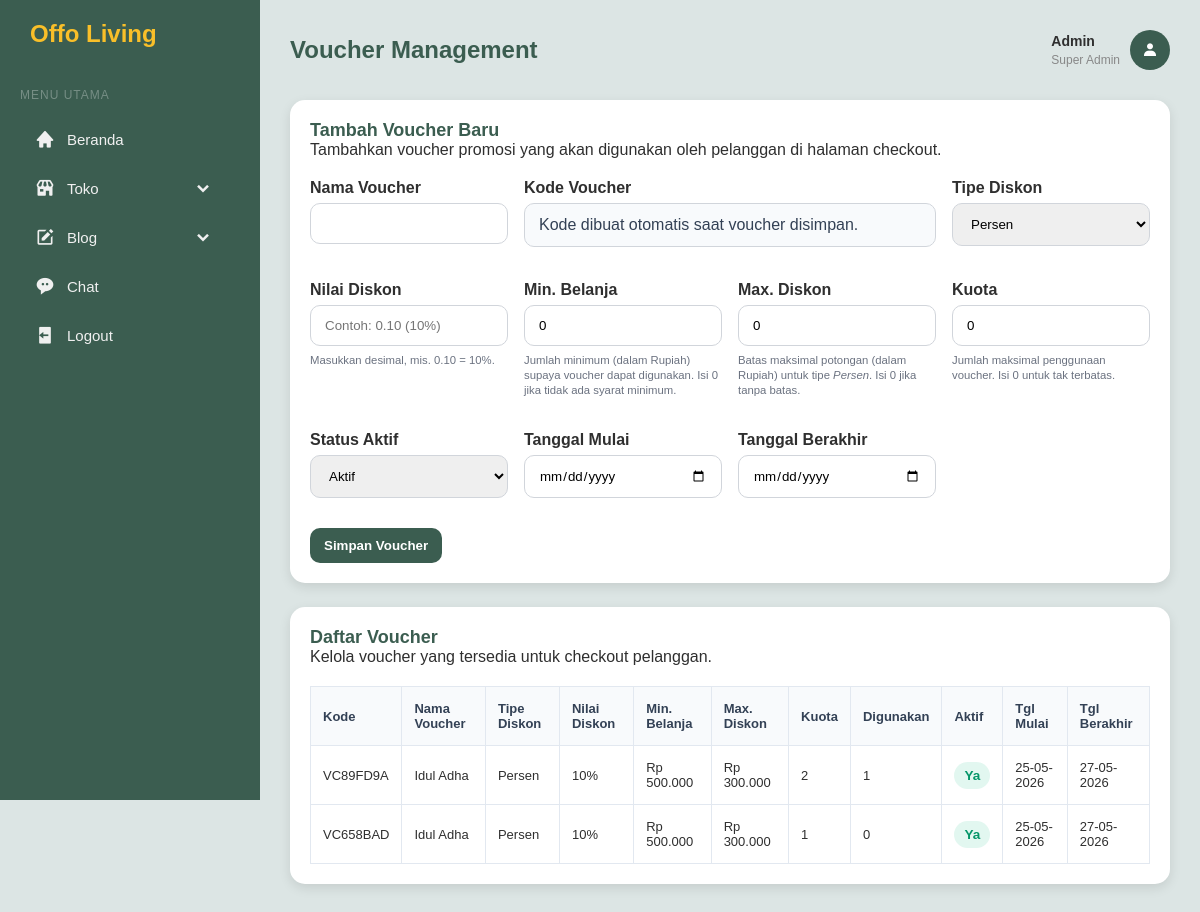
/admin-page/voucher.php (signed in), run on the app's committed database.
### tables this page shows
CREATE TABLE `vouchers` (
  `id` int(11) NOT NULL,
  `code` varchar(100) NOT NULL,
  `name` varchar(255) NOT NULL,
  `type` varchar(20) NOT NULL DEFAULT 'percent',
  `discount_value` decimal(10,2) NOT NULL DEFAULT 0.00,
  `min_spend` int(11) NOT NULL DEFAULT 0,
  `max_discount` int(11) NOT NULL DEFAULT 0,
  `quota` int(11) NOT NULL DEFAULT 0,
  `active` tinyint(1) NOT NULL DEFAULT 1,
  `valid_from` date DEFAULT NULL,
  `valid_until` date DEFAULT NULL,
  `created_at` timestamp NOT NULL DEFAULT current_timestamp(),
  `updated_at` timestamp NOT NULL DEFAULT current_timestamp() ON UPDATE current_timestamp()
);

### admin-page/voucher.php (the view, shortened to what this page needs)
<?php
require_once __DIR__ . '/../database/config.php';
$admin = $_SESSION['admin_name'];
$createVoucherTableSql = "CREATE TABLE IF NOT EXISTS vouchers (
    id INT AUTO_INCREMENT PRIMARY KEY,
    code VARCHAR(100) NOT NULL UNIQUE,
    name VARCHAR(255) NOT NULL,
    type VARCHAR(20) NOT NULL DEFAULT 'percent',
    discount_value DECIMAL(10,2) NOT NULL DEFAULT 0,
    min_spend INT NOT NULL DEFAULT 0,
    max_discount INT NOT NULL DEFAULT 0,
    quota INT NOT NULL DEFAULT 0,
    active TINYINT(1) NOT NULL DEFAULT 1,
    valid_from DATE DEFAULT NULL,
    valid_until DATE DEFAULT NULL,
    created_at TIMESTAMP DEFAULT CURRENT_TIMESTAMP,
    updated_at TIMESTAMP DEFAULT CURRENT_TIMESTAMP ON UPDATE CURRENT_TIMESTAMP
) ENGINE=InnoDB DEFAULT CHARSET=utf8mb4";
$conn->query($createVoucherTableSql);
$vouchers = [];
$orderTableExists = false;
$orderTableCheck = $conn->query("SHOW TABLES LIKE 'orders'");
if ($orderTableCheck && $orderTableCheck->num_rows > 0) {
    $orderTableExists = true;
}
if ($orderTableExists) {
    $voucherQuery = "SELECT v.*, COUNT(o.order_id) AS used_count
        FROM vouchers v
        LEFT JOIN orders o ON o.voucher = v.code
        GROUP BY v.id
        ORDER BY v.id DESC";
} else {
    $voucherQuery = "SELECT v.*, 0 AS used_count
        FROM vouchers v
        ORDER BY v.id DESC";
}
$result = $conn->query($voucherQuery);
if ($result) {
    while ($row = $result->fetch_assoc()) {
        $vouchers[] = $row;
    }
}
function formatCurrency($value) {
    return 'Rp ' . number_format((int)$value, 0, ',', '.');
}
function formatDate($date) {
    return date('d-m-Y', strtotime($date));
}
function typeLabel($type) {
    return $type === 'fixed' ? 'Tetap' : ($type === 'shipping' ? 'Gratis Ongkir' : 'Persen');
}
?>
<!DOCTYPE html>
<html lang="id">
<head>
    <link href='https://cdn.jsdelivr.net/npm/boxicons@2.0.9/css/boxicons.min.css' rel='stylesheet'>
    <link rel="stylesheet" href="../css/admin.css">
</head>
<body>
    <nav class="sidebar">
        <div class="logo">
            <span>Offo Living</span>
        </div>
        <div class="menu-section">
            <div class="menu-title">Menu Utama</div>
            <ul class="nav-links">
                <li class="nav-item">
                    <a class="nav-link" onclick="toggleSubmenu(this)" href="admin_page.php">
                        <i class='bx bxs-home'></i>
                        <span>Beranda</span>
                    </a>
                <li class="nav-item">
                    <a class="nav-link" onclick="toggleSubmenu(this)">
                        <i class='bx bxs-store'></i>
                        <span>Toko</span>
                        <i class='bx bxs-chevron-down arrow'></i>
                    </a>
                </li>
                <li class="nav-item">
                    <a class="nav-link" onclick="toggleSubmenu(this)">
                        <i class='bx bxs-edit'></i>
                        <span>Blog</span>
                        <i class='bx bxs-chevron-down arrow'></i>
                    </a>
                </li>
                <li class="nav-item">
                    <a class="nav-link" href="chat.php">
                        <i class='bx bxs-message-rounded-dots'></i>
                        <span>Chat</span>
                    </a>
                </li>
                <li class="nav-item">
                    <a class="nav-link" href="../database/logout.php">
                        <i class='bx bxs-log-out'></i>
                        <span>Logout</span>
                    </a>
                </li>
            </ul>
        </div>
    </nav>
    <div class="main-content">
        <header>
            <div class="header-title">Voucher Management</div>
            <div class="user-profile">
                <div>
                    <span style="font-weight: 600; font-size: 14px;"><?php echo htmlspecialchars($admin); ?></span><br>
                    <span style="font-size: 12px; color: #888;">Super Admin</span>
                </div>
                <div class="avatar"><i class='bx bxs-user'></i></div>
            </div>
        </header>
        <div class="card voucher-card">
            <div class="card-header">
                <div>
                    <h3 class="card-title">Tambah Voucher Baru</h3>
                    <p class="card-subtitle">Tambahkan voucher promosi yang akan digunakan oleh pelanggan di halaman checkout.</p>
                </div>
            </div>
            <form method="POST" class="voucher-form">
                <div class="voucher-form form-row">
                    <div class="form-group">
                        <label for="name">Nama Voucher</label>
                        <input type="text" id="name" name="name" maxlength="255" required>
                    </div>
                    <div class="form-group" style="grid-column: span 2;">
                        <label>Kode Voucher</label>
                        <div style="padding: 12px 14px; border: 1px solid #d1d5db; border-radius: 10px; background: #f8fafc; color: #334155;">
                            Kode dibuat otomatis saat voucher disimpan.
                        </div>
                    </div>
                    <div class="form-group">
                        <label for="type">Tipe Diskon</label>
                        <select id="type" name="type" required>
                            <option value="percent">Persen</option>
                        </select>
                    </div>
                    <div class="form-group">
                        <label for="discount_value">Nilai Diskon</label>
                        <input type="number" id="discount_value" name="discount_value" min="0" step="0.01" placeholder="Contoh: 0.10 (10%) atau 50000" required>
                        <div id="discountHelp" class="voucher-help"></div>
                    </div>
                    <div class="form-group">
                        <label for="min_spend">Min. Belanja</label>
                        <input type="number" id="min_spend" name="min_spend" min="0" value="0" placeholder="0">
                        <div id="minSpendHelp" class="voucher-help"><small>Jumlah minimum (dalam Rupiah) supaya voucher dapat digunakan. Isi 0 jika tidak ada syarat minimum.</small></div>
                    </div>
                    <div class="form-group">
                        <label for="max_discount">Max. Diskon</label>
                        <input type="number" id="max_discount" name="max_discount" min="0" value="0" placeholder="0">
                        <div id="maxDiscountHelp" class="voucher-help"><small>Batas maksimal potongan (dalam Rupiah) untuk tipe <em>Persen</em>. Isi 0 jika tanpa batas.</small></div>
                    </div>
                    <div class="form-group">
                        <label for="quota">Kuota</label>
                        <input type="number" id="quota" name="quota" min="0" value="0" placeholder="0">
                        <div id="quotaHelp" class="voucher-help"><small>Jumlah maksimal penggunaan voucher. Isi 0 untuk tak terbatas.</small></div>
                    </div>
                    <div class="form-group">
                        <label for="active">Status Aktif</label>
                        <select id="active" name="active">
                            <option value="1" selected>Aktif</option>
                        </select>
                    </div>
                    <div class="form-group">
                        <label for="valid_from">Tanggal Mulai</label>
                        <input type="date" id="valid_from" name="valid_from">
                    </div>
                    <div class="form-group">
                        <label for="valid_until">Tanggal Berakhir</label>
                        <input type="date" id="valid_until" name="valid_until">
                    </div>
                </div>
                <button type="submit" name="save_voucher" class="btn btn-primary" style="margin-top: 12px;">Simpan Voucher</button>
            </form>
        </div>
        <div class="card voucher-card" style="margin-top: 24px;">
            <div class="card-header">
                <div>
                    <h3 class="card-title">Daftar Voucher</h3>
                    <p class="card-subtitle">Kelola voucher yang tersedia untuk checkout pelanggan.</p>
                </div>
            </div>
            <div class="card-body">
                <div class="table-responsive">
                    <table class="voucher-table">
                        <thead>
                            <tr>
                                <th>Kode</th>
                                <th>Nama Voucher</th>
                                <th>Tipe Diskon</th>
                                <th>Nilai Diskon</th>
                                <th>Min. Belanja</th>
                                <th>Max. Diskon</th>
                                <th>Kuota</th>
                                <th>Digunakan</th>
                                <th>Aktif</th>
                                <th>Tgl Mulai</th>
                                <th>Tgl Berakhir</th>
                            </tr>
                        </thead>
                        <tbody>
                            <?php if (empty($vouchers)): ?>
                                <tr><td colspan="11" style="text-align:center; padding: 18px;">Belum ada voucher.</td></tr>
                            <?php else: ?>
                                <?php foreach ($vouchers as $voucher): ?>
                                    <tr>
                                        <td><?php echo htmlspecialchars($voucher['code']); ?></td>
                                        <td><?php echo htmlspecialchars($voucher['name']); ?></td>
                                        <td><?php echo typeLabel($voucher['type']); ?></td>
                                        <td>
                                            <?php
                                                if ($voucher['type'] === 'percent') {
                                                    echo htmlspecialchars($voucher['discount_value'] * 100) . '%';
                                                } elseif ($voucher['type'] === 'fixed') {
                                                    echo formatCurrency($voucher['discount_value']);
                                                } else {
                                                    echo 'Gratis Ongkir';
                                                }
                                            ?>
                                        </td>
                                        <td><?php echo formatCurrency($voucher['min_spend']); ?></td>
                                        <td><?php echo $voucher['max_discount'] > 0 ? formatCurrency($voucher['max_discount']) : '-'; ?></td>
                                        <td><?php echo number_format($voucher['quota']); ?></td>
                                        <td><?php echo number_format($voucher['used_count']); ?></td>
                                        <td><span class="status-badge <?php echo ($voucher['active'] ? 'active' : 'inactive'); ?>"><?php echo ($voucher['active'] ? 'Ya' : 'Tidak'); ?></span></td>
                                        <td><?php echo formatDate($voucher['valid_from']); ?></td>
                                        <td><?php echo formatDate($voucher['valid_until']); ?></td>
                                    </tr>
                                <?php endforeach; ?>
                            <?php endif; ?>
                        </tbody>
                    </table>
                </div>
            </div>
        </div>
    </div>
</body>
</html>

### data on the page
vouchers: code "VC89FD9A", name "Idul Adha", type "Persen", $voucher['discount_value']*100 "10", min_spend "Rp 500.000", max_discount "Rp 300.000", quota "2", used_count "1", active "Ya", valid_from "25-05-2026", valid_until "27-05-2026"
vouchers: code "VC658BAD", name "Idul Adha", type "Persen", $voucher['discount_value']*100 "10", min_spend "Rp 500.000", max_discount "Rp 300.000", quota "1", used_count "0", active "Ya", valid_from "25-05-2026", valid_until "27-05-2026"

### other printed values
$admin "Admin"
